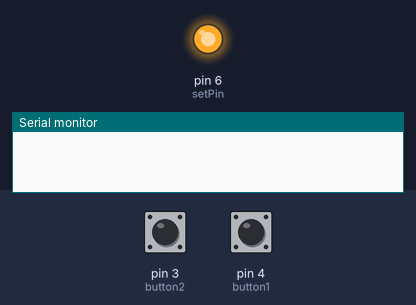
The sketch below on a simulated Arduino Uno, built with avr-gcc and run on an emulated ATmega328P. Parts: output pins drawn as LEDs (lit = HIGH), the last lines printed to the serial monitor. Dashed ring = blinking. The inputs (shaded band) are chosen by the test bench; at power-on: pin 3 (button2) LOW, pin 4 (button1) LOW.

Above: at 1.2 s.
1.3 s: pin 3 (button2) pulled HIGH for 1 s
At 2.27 s:
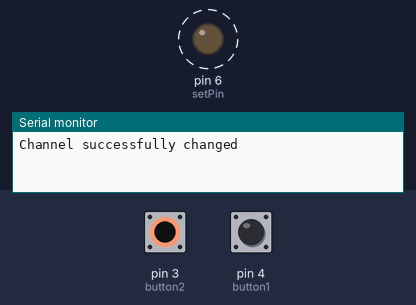
3.9 s: pin 4 (button1) pulled HIGH for 3.2 s
At 8.2 s:
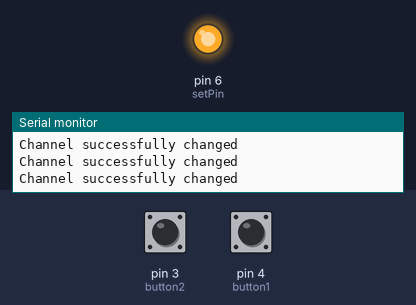
8.6 s: pin 3 (button2) pulled HIGH for 3.2 s
At 9.31 s:
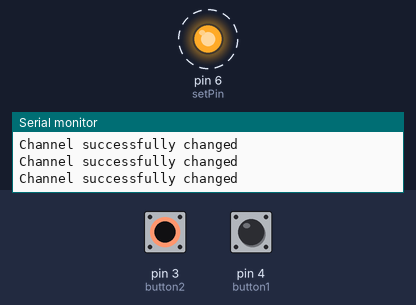
Timing chart, 0 to 13.7 s (numbered marks = the images above; inputs shaded):
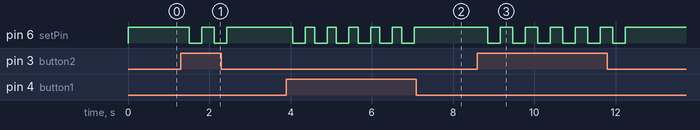

The sketch:

HC12A.ino
```cpp
/*    Arduino Long Range Wireless Communication using HC-12
    Example 02 - Changing channels using push buttons - Buttons side
   by Dejan Nedelkovski, www.HowToMechatronics.com
*/

#include <SoftwareSerial.h>

#define setPin 6
#define button1 4
#define button2 3

SoftwareSerial HC12(10, 11);         // HC-12 TX Pin, HC-12 RX Pin

byte incomingByte;
String readBuffer = "";

int button1State = 0;
int button1Pressed = 0;
int button2State = 0;
int button2Pressed = 0;

void setup() {
  Serial.begin(9600);                   // Open serial port to computer
  HC12.begin(9600);                     // Open serial port to HC12
  pinMode(setPin, OUTPUT);
  pinMode(button1, INPUT);
  pinMode(button2, INPUT);
  digitalWrite(setPin, HIGH);           // HC-12 normal, transparent mode
}

void loop() {
  // ==== Storing the incoming data into a String variable
  while (HC12.available()) {             // If HC-12 has data
    incomingByte = HC12.read();          // Store each icoming byte from HC-12
    readBuffer += char(incomingByte);    // Add each byte to ReadBuffer string variable
  }
  delay(100);
  // ==== Sending data from one HC-12 to another via the Serial Monitor
  while (Serial.available()) {
    HC12.write(Serial.read());
  }

  // ==== If button 1 is pressed, set the channel 01
  button1State = digitalRead(button1);
  if (button1State == HIGH & button1Pressed == LOW) {
    button1Pressed = HIGH;
    delay(20);
  }
  if (button1Pressed == HIGH) {
    HC12.print("AT+C001");               // Send the AT Command to the other module
    delay(100);
    //Set AT Command Mode
    digitalWrite(setPin, LOW);           // Set HC-12 into AT Command mode
    delay(100);                          // Wait for the HC-12 to enter AT Command mode
    HC12.print("AT+C001");               // Send AT Command to HC-12
    delay(200);
    while (HC12.available()) {           // If HC-12 has data (the AT Command response)
      Serial.write(HC12.read());         // Send the data to Serial monitor
    }
    Serial.println("Channel successfully changed");
    digitalWrite(setPin, HIGH);          // Exit AT Command mode
    button1Pressed = LOW;
  }

  // ====  If button 2 is pressed, set the channel 02
  button2State = digitalRead(button2);
  if (button2State == HIGH & button2Pressed == LOW) {
    button2Pressed = HIGH;
    delay(100);
  }
  if (button2Pressed == HIGH) {
    HC12.print("AT+C002"); // Send the AT Command to the other module
    delay(100);
    //Set AT Command Mode
    digitalWrite(setPin, LOW);           // Set HC-12 into AT Command mode
    delay(100);                          // Wait for the HC-12 to enter AT Command mode
    HC12.print("AT+C002");               // Send AT Command to HC-12
    delay(200);
    while (HC12.available()) {           // If HC-12 has data (the AT Command response)
      Serial.write(HC12.read());         // Send the data to Serial monitor
    }
    Serial.println("Channel successfully changed");
    digitalWrite(setPin, HIGH);
    button2Pressed = LOW;
  }
  checkATCommand();
  readBuffer = "";                       // Clear readBuffer
}
// ==== Custom function - Check whether we have received an AT Command via the Serial Monitor
void checkATCommand () {
  if (readBuffer.startsWith("AT")) {     // Check whether the String starts with "AT"
    digitalWrite(setPin, LOW);           // Set HC-12 into AT Command mode
    delay(200);                          // Wait for the HC-12 to enter AT Command mode
    HC12.print(readBuffer);              // Send AT Command to HC-12
    delay(200);
    while (HC12.available()) {           // If HC-12 has data (the AT Command response)
      Serial.write(HC12.read());         // Send the data to Serial monitor
    }
    digitalWrite(setPin, HIGH);          // Exit AT Command mode
  }
}
```

Measured:
- after the input at 1.3 s, pin 6 (setPin): alternates HIGH for 0.31 s and LOW for 0.31 s, 4 changes in all, then stays HIGH, starting after 0.21 s
- after the input at 3.9 s, pin 6 (setPin): alternates HIGH for 0.23 s and LOW for 0.31 s, 12 changes in all, then stays HIGH, starting after 0.16 s
- after the input at 8.6 s, pin 6 (setPin): alternates HIGH for 0.31 s and LOW for 0.31 s, 12 changes in all, then stays HIGH, starting after 0.25 s
